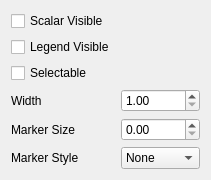
<?xml version="1.0" encoding="UTF-8"?>
<ui version="4.0">
 <class>ScatterPlotSettings</class>
 <widget class="QWidget" name="ScatterPlotSettings">
  <property name="geometry">
   <rect>
    <x>0</x>
    <y>0</y>
    <width>202</width>
    <height>158</height>
   </rect>
  </property>
  <property name="windowTitle">
   <string>Form</string>
  </property>
  <layout class="QGridLayout" name="gridLayout_2">
   <item row="0" column="0">
    <layout class="QGridLayout" name="gridLayout">
     <item row="5" column="0">
      <widget class="QLabel" name="label_2">
       <property name="text">
        <string>Marker Style</string>
       </property>
      </widget>
     </item>
     <item row="0" column="0">
      <widget class="QCheckBox" name="scalarVisibleCheckBox">
       <property name="text">
        <string>Scalar Visible</string>
       </property>
      </widget>
     </item>
     <item row="3" column="0">
      <widget class="QLabel" name="label_3">
       <property name="text">
        <string>Width</string>
       </property>
      </widget>
     </item>
     <item row="4" column="1">
      <widget class="QDoubleSpinBox" name="markerSizeSpinBox"/>
     </item>
     <item row="4" column="0">
      <widget class="QLabel" name="label">
       <property name="text">
        <string>Marker Size</string>
       </property>
      </widget>
     </item>
     <item row="3" column="1">
      <widget class="QDoubleSpinBox" name="widthSpinBox">
       <property name="minimum">
        <double>1.000000000000000</double>
       </property>
      </widget>
     </item>
     <item row="2" column="0">
      <widget class="QCheckBox" name="selectableCheckBox">
       <property name="text">
        <string>Selectable</string>
       </property>
      </widget>
     </item>
     <item row="5" column="1">
      <widget class="QComboBox" name="markerStyleCombo">
       <item>
        <property name="text">
         <string>None</string>
        </property>
       </item>
       <item>
        <property name="text">
         <string>Cross</string>
        </property>
       </item>
       <item>
        <property name="text">
         <string>Plus</string>
        </property>
       </item>
       <item>
        <property name="text">
         <string>Square</string>
        </property>
       </item>
       <item>
        <property name="text">
         <string>Circle</string>
        </property>
       </item>
       <item>
        <property name="text">
         <string>Diamond</string>
        </property>
       </item>
      </widget>
     </item>
     <item row="1" column="0">
      <widget class="QCheckBox" name="legendVisibleCheckBox">
       <property name="text">
        <string>Legend Visible</string>
       </property>
      </widget>
     </item>
    </layout>
   </item>
  </layout>
 </widget>
 <resources/>
 <connections/>
</ui>
